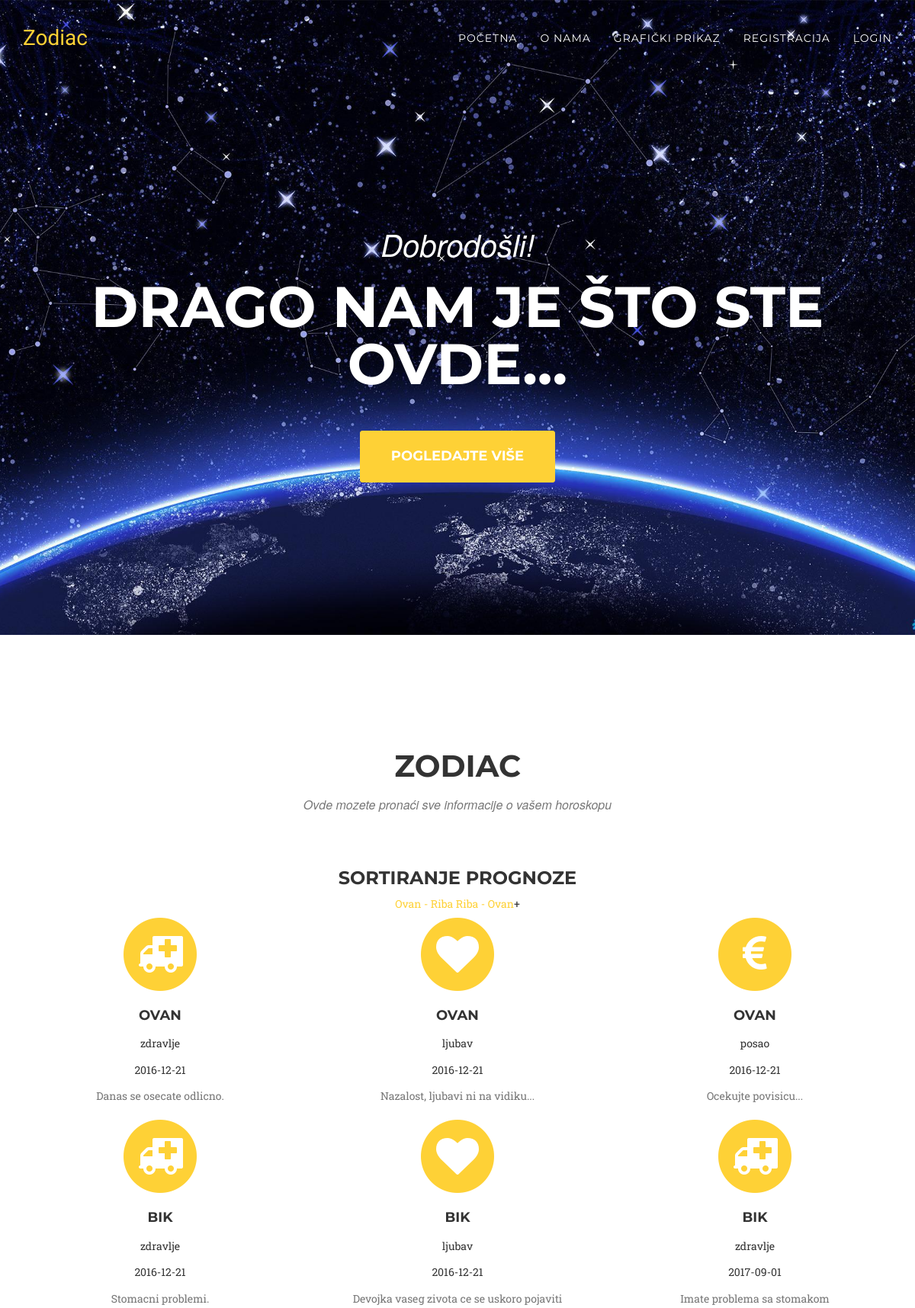
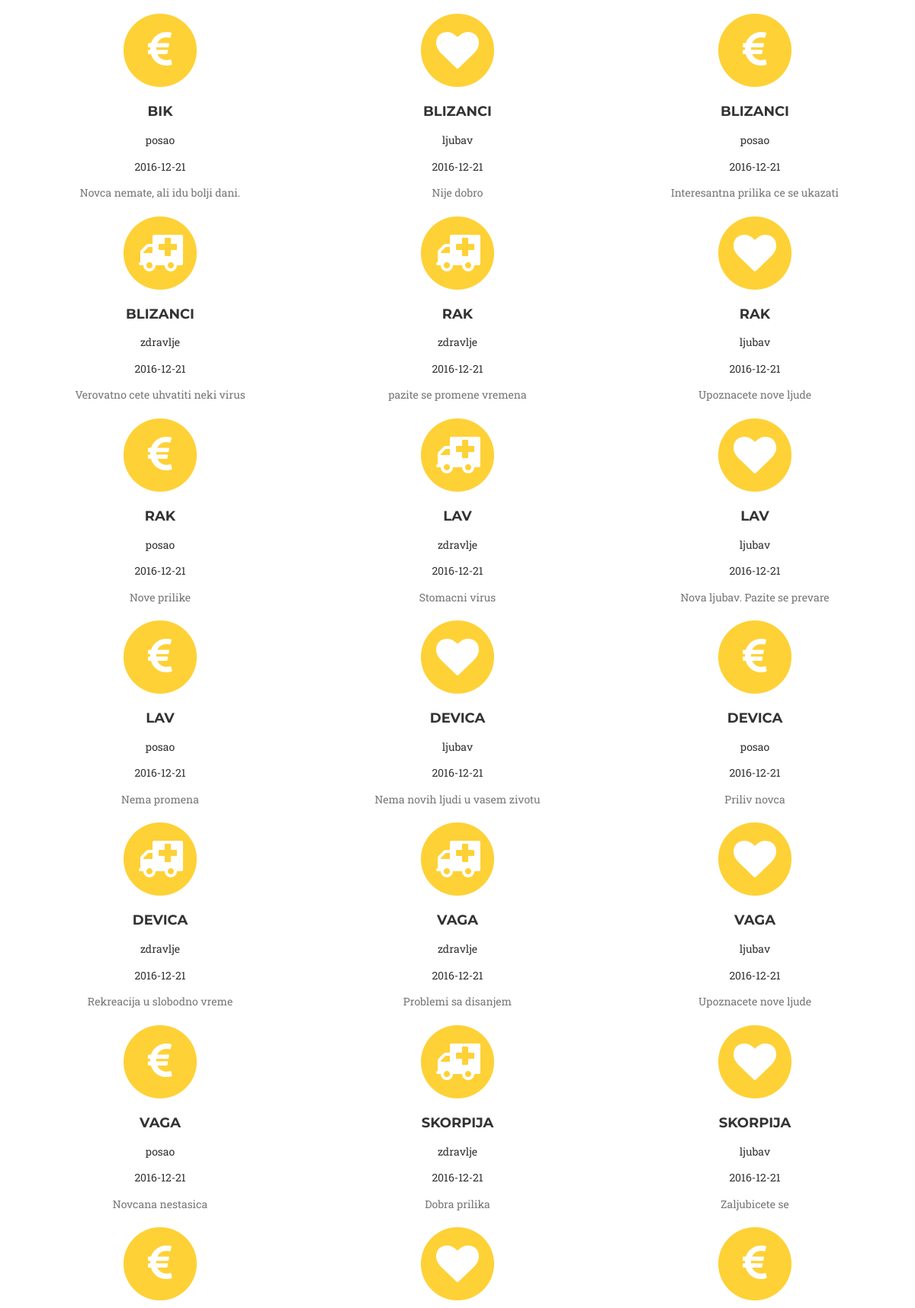
The page / (upper part) on the database its author committed (2 pictures, top to bottom).
### tables this page shows
CREATE TABLE IF NOT EXISTS `prognoza` (
  `prognozaID` int(11) NOT NULL AUTO_INCREMENT,
  `tipID` int(11) NOT NULL,
  `znakID` int(11) NOT NULL,
  `opis` varchar(255) NOT NULL,
  `datum` date NOT NULL,
  PRIMARY KEY (`prognozaID`),
  KEY `tipID` (`tipID`),
  KEY `znakID` (`znakID`)
);

CREATE TABLE IF NOT EXISTS `tip` (
  `tipID` int(11) NOT NULL AUTO_INCREMENT,
  `nazivTipa` varchar(255) NOT NULL,
  `slikica` varchar(25) NOT NULL,
  PRIMARY KEY (`tipID`)
);

CREATE TABLE IF NOT EXISTS `znak` (
  `znakID` int(11) NOT NULL AUTO_INCREMENT,
  `nazivZnaka` varchar(255) NOT NULL,
  `trajanje` varchar(255) NOT NULL,
  PRIMARY KEY (`znakID`)
);

### database.php (called while the page is built, shortened)
<?php
class MysqliDb
{
    protected $_mysqli;
    protected $_query;
    public function __construct($host, $username, $password, $db, $port = NULL)
    {
        if($port == NULL)
            $port = ini_get('mysqli.default_port');
        $this->_mysqli = new mysqli($host, $username, $password, $db, $port)
            or die('There was a problem connecting to the database');
        $this->_mysqli->set_charset('utf8');
    }
    protected function reset()
    {
        $this->_query = null;
    }
    public function rawQuery($query, $bindParams = null)
    {
        $this->_query = filter_var($query, FILTER_SANITIZE_STRING);
        $stmt = $this->_prepareQuery();
        $stmt->execute();
        return $this->_dynamicBindResults($stmt);
    }
    protected function _dynamicBindResults(mysqli_stmt $stmt)
    {
        $parameters = array();
        $results = array();
        $meta = $stmt->result_metadata();
        $row = array();
        while ($field = $meta->fetch_field()) {
            $row[$field->name] = null;
            $parameters[] = & $row[$field->name];
        }
        call_user_func_array(array($stmt, 'bind_result'), $parameters);
        while ($stmt->fetch()) {
            $x = array();
            foreach ($row as $key => $val) {
                $x[$key] = $val;
            }
            array_push($results, $x);
        }
        return $results;
    }
    protected function _prepareQuery()
    {
        if (!$stmt = $this->_mysqli->prepare($this->_query)) {
            trigger_error("Problem preparing query ($this->_query) " . $this->_mysqli->error, E_USER_ERROR);
        }
        return $stmt;
    }
}

### konekcija.php (called while the page is built, shortened)
<?php
require('database.php');
$db = new MysqliDb('localhost','root','','seminarskizodijak');
?>

### index.php (the view, shortened to what this page needs)
<?php
	include("konekcija.php");
	$sort='order by z.znakID asc';
 ?>
<!DOCTYPE html>
<html lang="en">
<?php include("header.php"); ?>
<body id="page-top" class="index">
    <?php include("menu.php"); ?>
    <header>
        <div class="container">
            <div class="intro-text">
                <div class="intro-lead-in"> Dobrodošli! </div>
                <div class="intro-heading">Drago nam je što ste ovde...</div>
                <a href="index.php#zodiacDanas" class="page-scroll btn btn-xl">Pogledajte više</a>
            </div>
        </div>
    </header>
    <section id="zodiacDanas">
        <div class="container">
            <div class="row">
                <div class="col-lg-12 text-center">
                    <h2 class="section-heading">Zodiac</h2>
                    <h3 class="section-subheading text-muted">Ovde mozete pronaći sve informacije o vašem horoskopu</h3>
					<h3> Sortiranje prognoze</h3>
					<a href='index.php?sort=rastuce'>Ovan - Riba</a>
					<a href='index.php?sort=opadajuce'>Riba - Ovan</a>+
				</div>
            </div>
            <div class="row text-center">
				<?php
					$prognoze = $db->rawQuery("select * from prognoza p join tip t on p.tipID=t.tipID join znak z on p.znakID=z.znakID ".$sort);
					foreach($prognoze as $prognoza):
				?>
                <div class="col-md-4">
                    <span class="fa-stack fa-4x">
                        <i class="fa fa-circle fa-stack-2x text-primary"></i>
                        <i class="fa fa-<?php echo($prognoza['slikica']); ?> fa-stack-1x fa-inverse"></i>
                    </span>
                    <h4 class="service-heading"><?php echo($prognoza['nazivZnaka']); ?></h4>
					<p><?php echo($prognoza['nazivTipa']); ?></p>
					<p><?php echo($prognoza['datum']); ?></p>
                    <p class="text-muted"><?php echo($prognoza['opis']); ?></p>
                </div>
                <?php endforeach; ?>
            </div>
        </div>
    </section>
</body>
</html>

### css/zodiac.css (style rules this page uses)
body { overflow-x: hidden; font-family: "Roboto Slab", "Helvetica Neue", Helvetica, Arial, sans-serif; }
.text-muted { color: #777777; }
.text-primary { color: #fed136; }
p { font-size: 14px; line-height: 1.75; }
a, a:hover, a:focus, a:active, a.active { outline: none; }
a { color: #fed136; }
h1, h2, h3, h4, h5, h6 { font-family: "Montserrat", "Helvetica Neue", Helvetica, Arial, sans-serif; text-transform: uppercase; font-weight: 700; }
.btn-xl { color: white; background-color: #fed136; border-color: #fed136; font-family: "Montserrat", "Helvetica Neue", Helvetica, Arial, sans-serif; text-transform: uppercase; font-weight: 700; border-radius: 3px; font-size: 18px; padding: 20px 40px; }
header { background-image: url('../img/header-bg.jpg'); background-repeat: no-repeat; background-attachment: scroll; background-position: center center; -webkit-background-size: cover; -moz-background-size: cover; background-size: cover; -o-background-size: cover; text-align: center; color: white; }
header .intro-text { padding-top: 100px; padding-bottom: 50px; }
header .intro-text .intro-lead-in { font-family: "Droid Serif", "Helvetica Neue", Helvetica, Arial, sans-serif; font-style: italic; font-size: 22px; line-height: 22px; margin-bottom: 25px; }
header .intro-text .intro-heading { font-family: "Montserrat", "Helvetica Neue", Helvetica, Arial, sans-serif; text-transform: uppercase; font-weight: 700; font-size: 50px; line-height: 50px; margin-bottom: 25px; }
@media (min-width: 768px) { header .intro-text { padding-top: 300px; padding-bottom: 200px; } }
@media (min-width: 768px) { header .intro-text .intro-lead-in { font-family: "Droid Serif", "Helvetica Neue", Helvetica, Arial, sans-serif; font-style: italic; font-size: 40px; line-height: 40px; margin-bottom: 25px; } }
@media (min-width: 768px) { header .intro-text .intro-heading { font-family: "Montserrat", "Helvetica Neue", Helvetica, Arial, sans-serif; text-transform: uppercase; font-weight: 700; font-size: 75px; line-height: 75px; margin-bottom: 50px; } }
section { padding: 100px 0; }
section h2.section-heading { font-size: 40px; margin-top: 0; margin-bottom: 15px; }
section h3.section-subheading { font-size: 16px; font-family: "Droid Serif", "Helvetica Neue", Helvetica, Arial, sans-serif; text-transform: none; font-style: italic; font-weight: 400; margin-bottom: 75px; }
@media (min-width: 768px) { section { padding: 150px 0; } }
.service-heading { margin: 15px 0; text-transform: none; }
body { webkit-tap-highlight-color: #fed136; }

### rows shown on the page
prognoza: znakID.nazivZnaka "OVAN", tipID.nazivTipa "zdravlje", datum "2016-12-21", opis "Danas se osecate odlicno."
prognoza: znakID.nazivZnaka "OVAN", tipID.nazivTipa "ljubav", datum "2016-12-21", opis "Nazalost, ljubavi ni na vidiku..."
prognoza: znakID.nazivZnaka "OVAN", tipID.nazivTipa "posao", datum "2016-12-21", opis "Ocekujte povisicu..."
prognoza: znakID.nazivZnaka "BIK", tipID.nazivTipa "zdravlje", datum "2016-12-21", opis "Stomacni problemi."
prognoza: znakID.nazivZnaka "BIK", tipID.nazivTipa "ljubav", datum "2016-12-21", opis "Devojka vaseg zivota ce se uskoro pojaviti"
prognoza: znakID.nazivZnaka "BIK", tipID.nazivTipa "zdravlje", datum "2017-09-01", opis "Imate problema sa stomakom"
prognoza: znakID.nazivZnaka "BIK", tipID.nazivTipa "posao", datum "2016-12-21", opis "Novca nemate, ali idu bolji dani."
prognoza: znakID.nazivZnaka "BLIZANCI", tipID.nazivTipa "ljubav", datum "2016-12-21", opis "Nije dobro"
prognoza: znakID.nazivZnaka "BLIZANCI", tipID.nazivTipa "posao", datum "2016-12-21", opis "Interesantna prilika ce se ukazati"
prognoza: znakID.nazivZnaka "BLIZANCI", tipID.nazivTipa "zdravlje", datum "2016-12-21", opis "Verovatno cete uhvatiti neki virus"
prognoza: znakID.nazivZnaka "RAK", tipID.nazivTipa "zdravlje", datum "2016-12-21", opis "pazite se promene vremena"
prognoza: znakID.nazivZnaka "RAK", tipID.nazivTipa "ljubav", datum "2016-12-21", opis "Upoznacete nove ljude"
prognoza: znakID.nazivZnaka "RAK", tipID.nazivTipa "posao", datum "2016-12-21", opis "Nove prilike"
prognoza: znakID.nazivZnaka "LAV", tipID.nazivTipa "zdravlje", datum "2016-12-21", opis "Stomacni virus"
prognoza: znakID.nazivZnaka "LAV", tipID.nazivTipa "ljubav", datum "2016-12-21", opis "Nova ljubav. Pazite se prevare"
prognoza: znakID.nazivZnaka "LAV", tipID.nazivTipa "posao", datum "2016-12-21", opis "Nema promena"
prognoza: znakID.nazivZnaka "DEVICA", tipID.nazivTipa "ljubav", datum "2016-12-21", opis "Nema novih ljudi u vasem zivotu"
prognoza: znakID.nazivZnaka "DEVICA", tipID.nazivTipa "posao", datum "2016-12-21", opis "Priliv novca"
prognoza: znakID.nazivZnaka "DEVICA", tipID.nazivTipa "zdravlje", datum "2016-12-21", opis "Rekreacija u slobodno vreme"
prognoza: znakID.nazivZnaka "VAGA", tipID.nazivTipa "zdravlje", datum "2016-12-21", opis "Problemi sa disanjem"
prognoza: znakID.nazivZnaka "VAGA", tipID.nazivTipa "ljubav", datum "2016-12-21", opis "Upoznacete nove ljude"
prognoza: znakID.nazivZnaka "VAGA", tipID.nazivTipa "posao", datum "2016-12-21", opis "Novcana nestasica"
prognoza: znakID.nazivZnaka "SKORPIJA", tipID.nazivTipa "zdravlje", datum "2016-12-21", opis "Dobra prilika"
prognoza: znakID.nazivZnaka "SKORPIJA", tipID.nazivTipa "ljubav", datum "2016-12-21", opis "Zaljubicete se"
